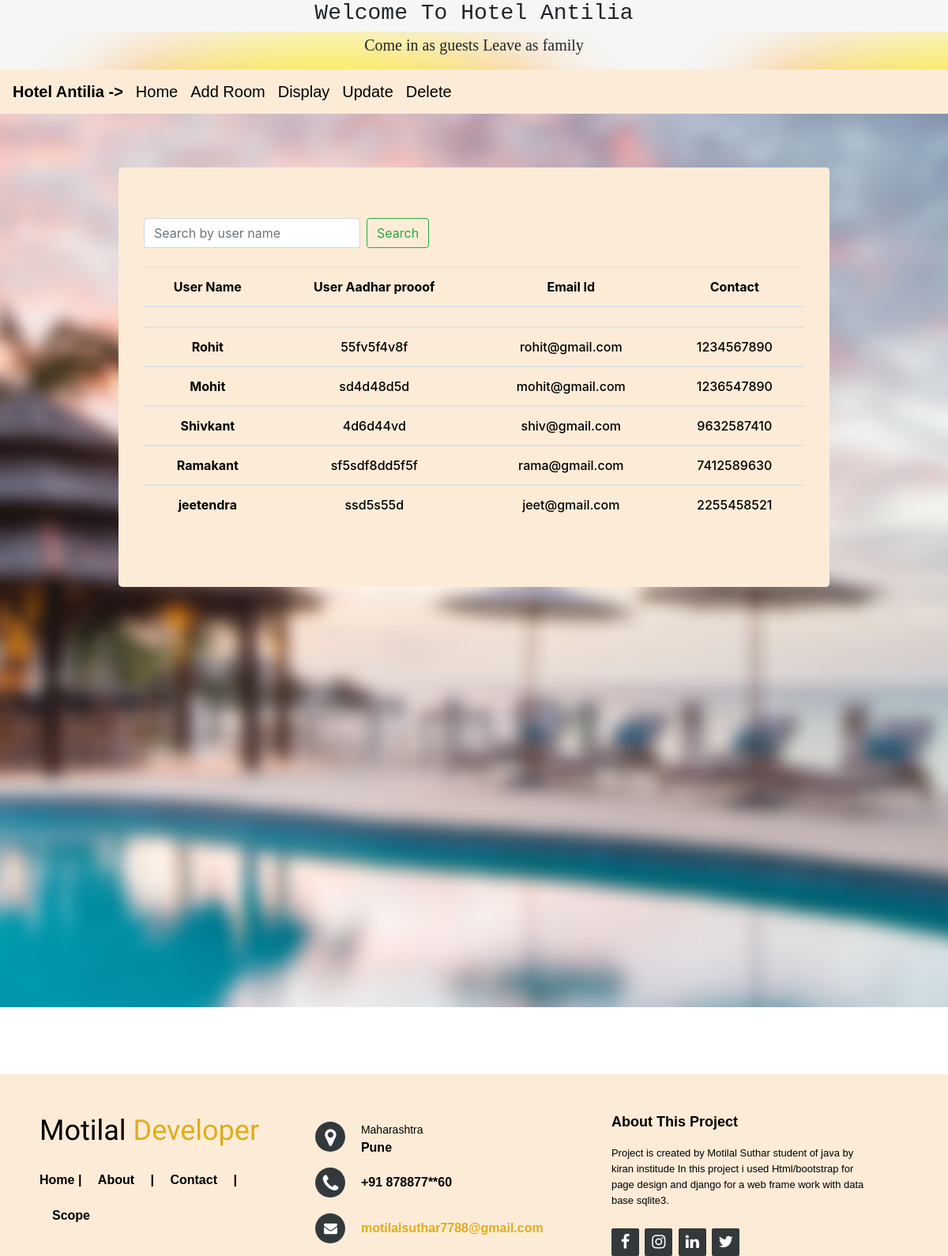
The app's page /display/ with its own data.
### hotelapp/models.py (models this page shows, shortened)
class add_user(models.Model):
    Name=models.CharField(max_length=20)
    Id_name=models.TextField(max_length=20)
    Mail=models.EmailField(max_length=150)
    Mobile_number=models.CharField(max_length=12)

### hotelapp/views.py (the view)
# urls.py: path('display/', display_view),
def display_view(request):
    data=add_user.objects.all()
    context={'data':data}
    if request.method=='POST':
        val=request.POST.get('val')
        data=add_user.objects.filter(Name__contains=val)
        context={'data':data}
        return render(request,'hotelapp/dsu.html',context)
    return render(request,'hotelapp/display.html',context)

### hotelapp/templates/hotelapp/display.html (shortened to what this page needs)
<!DOCTYPE html>
<html lang="en">
<head>
    <link rel="stylesheet" href="https://cdn.jsdelivr.net/npm/bootstrap@4.0.0/dist/css/bootstrap.min.css">
    <link rel="stylesheet" href="/static/css/display.css">
    <link rel="stylesheet" href="http://maxcdn.bootstrapcdn.com/font-awesome/4.2.0/css/font-awesome.min.css">
    <link rel="stylesheet" href="/static/css/footer.css">
</head>
<body class="bg-image">
    <div class="h">
        <center class="h">
        <h3 >Welcome To Hotel Antilia</h3>
        <p class="p">Come in as guests Leave as family</p></center>
        <nav class="navbar navbar-expand-lg" id="nm" >
            <div class="collapse navbar-collapse" id="navbarTogglerDemo01">
              <a class="navbar-brand" href="/index/" id="li">Hotel Antilia -></a>
              <ul class="navbar-nav mr-auto mt-2 mt-lg-0">
                <li class="nav-item active">
                  <a class="navbar-brand" href="/index/" id="l1">Home <span class="sr-only">(current)</span></a>
                </li>
                <li class="nav-item active">
                  <a class="navbar-brand" href="/room/" id="l1">Add Room </a>
                </li>
                <li class="nav-item dropdown" >
                  <a class="navbar-brand"  href='#'  id="l1"  role="button" data-toggle="dropdown" aria-haspopup="true" aria-expanded="false">
                    Display
                  </a>
                  </li>
                  <li class="nav-item dropdown" >
                    <a class="navbar-brand"  href='#'  id="l1"  role="button" data-toggle="dropdown" aria-haspopup="true" aria-expanded="false">
                      Update
                    </a>
                  </li>
                  <li class="nav-item dropdown" >
                    <a class="navbar-brand"  href='#'  id="l1"  role="button" data-toggle="dropdown" aria-haspopup="true" aria-expanded="false">
                      Delete
                    </a>
                  </li>
              </ul>
            </div>
          </nav>
    </div>
    <br>
    <br>
    <div class="jum">
        <div class="jumbotron" id="m">
          <form class="form-inline" action="" method="post">{%csrf_token%}
            <input class="form-control mr-sm-2" type="search" name="val" placeholder="Search by user name" aria-label="Search">
            <button class="btn btn-outline-success my-2 my-sm-0" type="submit">Search</button>
          </form>
          <br>
            <table class="table table-hover">
                <thead>
                  <tr>
                    <th scope="col">User Name</th>
                    <th scope="col">User Aadhar prooof</th>
                    <th scope="col">Email Id</th>
                    <th scope="col">Contact</th>
                  </tr>
                </thead>
                {% for i in data %}
            <tbody>
                <tr>
                  <th scope="row">{{i.Name}}</th>
                  <td>{{i.Id_name}}</td>
                  <td>{{i.Mail}}</td>
                  <td>{{i.Mobile_number}}</td>
                </tr>
            </tbody>
            {% endfor %}
              </table>
        </div>
    </div>
    <footer class="footer-distributed" style="height: 230px;">
      <div class="footer-left">
          <h3>Motilal <span>Developer</span></h3>
          <p class="footer-links">
              <a href="/index/" >Home</a>
              |
              <a role="button" class="nav-link" data-toggle="modal" href="#exampleModal1" style=" border: none; color: rgba(0, 0, 0, 100);">About</a>
              |
              <a role="button" class="nav-link" data-toggle="modal" href="#exampleModal2" style=" border: none; color: rgba(0, 0, 0, 100);">Contact</a>
              |
              <a role="button" class="nav-link" data-toggle="modal" href="#exampleModal3" style=" border: none; color: rgba(0, 0, 0, 100);">Scope</a>
          </p>
      </div>
      <div class="footer-center">
          <div>
              <i class="fa fa-map-marker"></i>
              <p><span>Maharashtra</span>
                  Pune</p>
          </div>
          <div>
              <i class="fa fa-phone"></i>
              <p>+91 878877**60</p>
          </div>
          <div>
              <i class="fa fa-envelope"></i>
              <p><a href="motilalsuthar7788@gmail.com">motilalsuthar7788@gmail.com</a></p>
          </div>
      </div>
      <div class="footer-right">
          <p class="footer-company-about">
              <span>About This Project</span>
              <strong></strong> Project is created by Motilal Suthar student of java by kiran
              institude
              In this project i used Html/bootstrap for page design
              and django for a web frame work with
              data base sqlite3.
          </p>
          <div class="footer-icons">
              <a href="#"><i class="fa fa-facebook"></i></a>
              <a href="#"><i class="fa fa-instagram"></i></a>
              <a href="#"><i class="fa fa-linkedin"></i></a>
              <a href="#"><i class="fa fa-twitter"></i></a>
          </div>
      </div>
  </footer>
</body>
</html>

### static/css/display.css (style rules this page uses)
.jum { padding: 20px 150px 500px 150px ; }
#m { background-color: rgb(252, 236, 215); text-align: center; color: hsl(0, 0%, 0%); font-weight:500; height: auto; }
#nm { background-color: rgb(252, 236, 215); font-family: Tahoma, Verdana, sans-serif; color: black; }
#li { font-weight:600; color: black; }
#l1 { color: black; }
body, html { max-width:100%; height: auto; }
* { box-sizing: border-box; }
.bg-image { background-image: url("/static/images/mn1.jpg"); background-position: center; background-repeat: no-repeat; background-size: cover; }
.h { background-image: url('/static/images/heading.png'); width: 1200; height: 50; font-family:"Courier New", Courier, monospace; }
p.p { font-family:"Brush Script MT", cursive; font-size: 20px; }

### static/css/footer.css (style rules this page uses)
footer { position: fixed; bottom: 0; }
.footer-distributed { background-color: rgb(252, 236, 215); box-sizing: border-box; width: 100%; text-align: left; font: bold 16px sans-serif; padding: 50px 50px 60px 50px; margin-top: 80px; }
.footer-distributed .footer-left, .footer-distributed .footer-center, .footer-distributed .footer-right { display: inline-block; vertical-align: top; }
.footer-distributed .footer-left { width: 30%; }
.footer-distributed h3 { color: #000000; font: normal 36px 'Cookie', cursive; margin: 0; }
.footer-distributed h3 span { color: #e0ac1c; }
.footer-distributed .footer-links { color: #000000; margin: 20px 0 12px; }
.footer-distributed .footer-links a { display: inline-block; line-height: 1.8; text-decoration: none; color: inherit; }
.footer-distributed .footer-center { width: 35%; }
.footer-distributed .footer-center i { background-color: #33383b; color: #ffffff; font-size: 25px; width: 38px; height: 38px; border-radius: 50%; text-align: center; line-height: 42px; margin: 10px 15px; vertical-align: middle; }
.footer-distributed .footer-center i.fa-envelope { font-size: 17px; line-height: 38px; }
.footer-distributed .footer-center p { display: inline-block; color: #000000; vertical-align: middle; margin: 0; }
.footer-distributed .footer-center p span { display: block; font-weight: normal; font-size: 14px; line-height: 2; }
.footer-distributed .footer-center p a { color: #e0ac1c; text-decoration: none; ; }
.footer-distributed .footer-right { width: 30%; }
.footer-distributed .footer-company-about { line-height: 20px; color: #000000; font-size: 13px; font-weight: normal; margin: 0; }
.footer-distributed .footer-company-about span { display: block; color: #000000; font-size: 18px; font-weight: bold; margin-bottom: 20px; }
.footer-distributed .footer-icons { margin-top: 25px; }
.footer-distributed .footer-icons a { display: inline-block; width: 35px; height: 35px; cursor: pointer; background-color: #33383b; border-radius: 2px; font-size: 20px; color: #ffffff; text-align: center; line-height: 35px; margin-right: 3px; margin-bottom: 5px; }

### records on screen
add_user: Name "Rohit", Id_name "55fv5f4v8f", Mail "rohit@gmail.com", Mobile_number "1234567890"
add_user: Name "Mohit", Id_name "sd4d48d5d", Mail "mohit@gmail.com", Mobile_number "1236547890"
add_user: Name "Shivkant", Id_name "4d6d44vd", Mail "shiv@gmail.com", Mobile_number "9632587410"
add_user: Name "Ramakant", Id_name "sf5sdf8dd5f5f", Mail "rama@gmail.com", Mobile_number "7412589630"
add_user: Name "jeetendra", Id_name "ssd5s55d", Mail "jeet@gmail.com", Mobile_number "2255458521"
